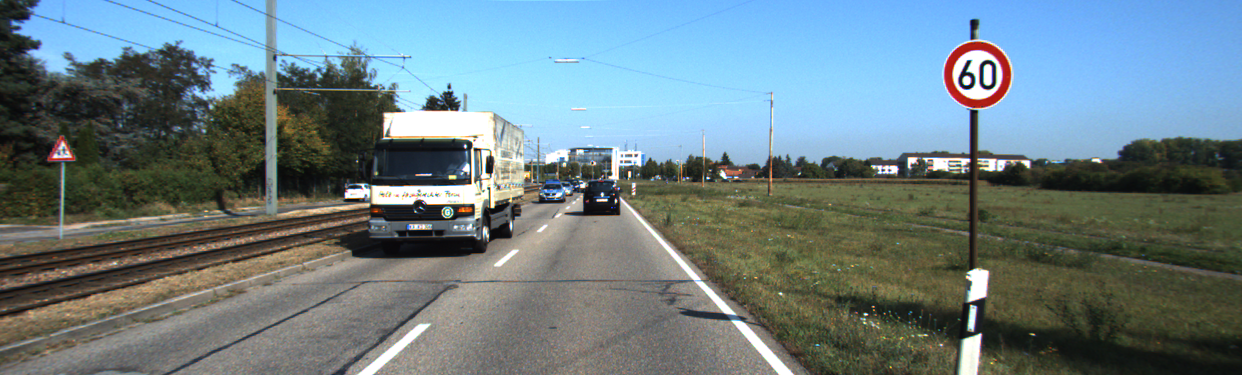
#> input picture Computer Vision/Vjezba_2/zadaci/kamera4.png, 1242 x 375 px
$ python 2.zadatak.py
#> lines starting #> are read from the running program, lines starting #| are printed output that depends on the picture; after the words box and inside, x2 and y2 are one past the last pixel; in counts of white or black regions, pixels touching at a corner belong together
import cv2
import numpy as np


slika = cv2.imread('kamera4.png')
#> slika is the input picture: shape (375, 1242, 3); mean B, G, R 132.6, 126.8, 107.7
slika_gry = cv2.cvtColor(slika,cv2.COLOR_BGR2GRAY)
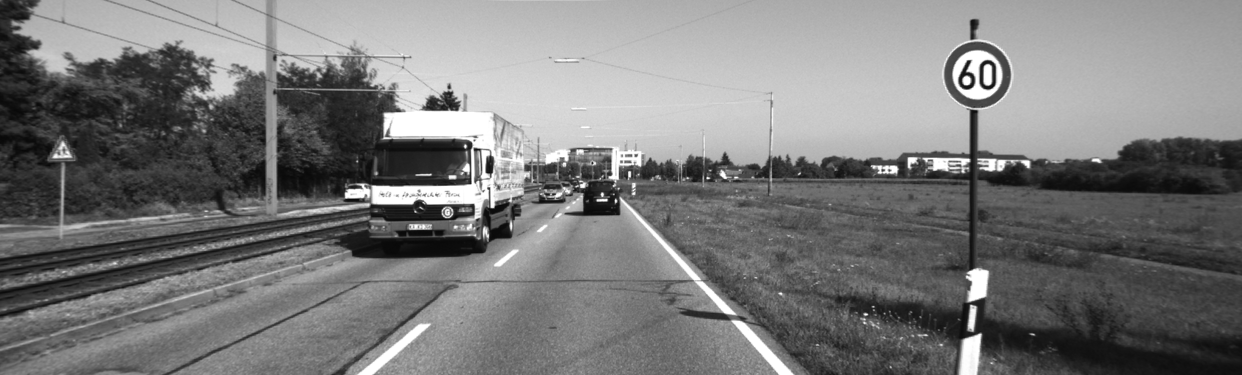
#> slika_gry: shape (375, 1242); min 8, max 255, mean 121.7
canny = cv2.Canny(slika_gry, 200, 255)
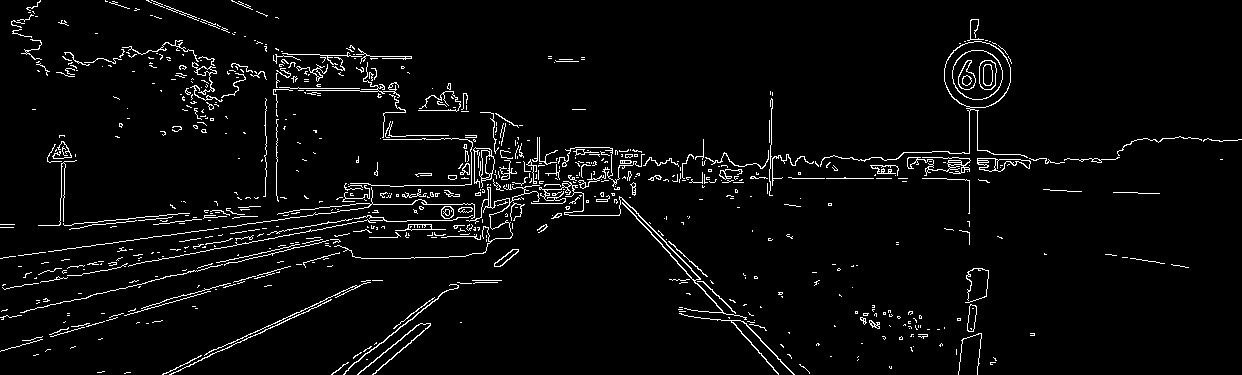
#> canny: shape (375, 1242); 3.8% white in thin lines or dots
#lines = cv2.HoughLines(canny, 1, np.pi / 180, 200)
znak = cv2.imread('kamera4.png')
circles = cv2.HoughCircles(slika_gry,cv2.HOUGH_GRADIENT,1,1, param1=200, param2=90)
#> circles = [[976.5, 74.5, 24.3]]
circles = np.uint16(np.around(circles))
#> circles = [[976, 74, 24]]
print(circles)
#| [[[976  74  24]]]
for i in circles:
    for j in i:
        cv2.circle(znak,(j[0],j[1]),j[2],[255,0,0],2)
#> this loop made 1 pass
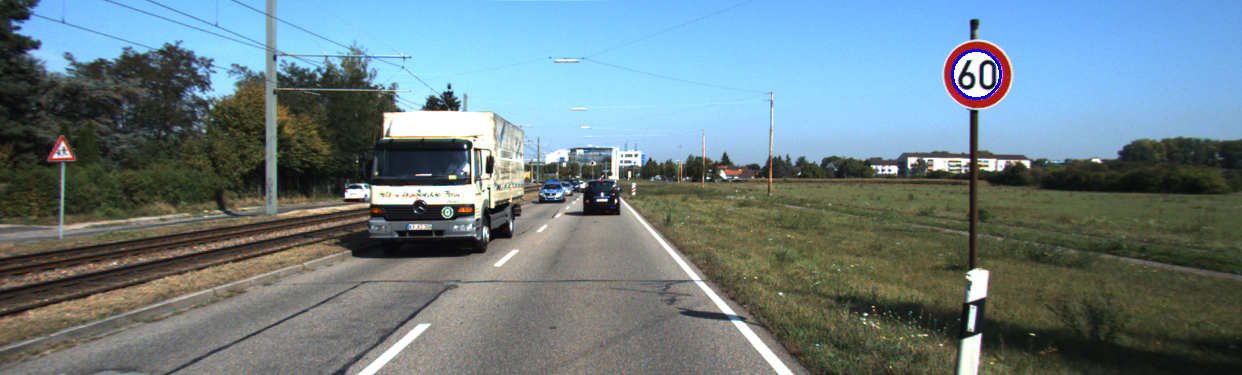
#> znak: shape (375, 1242, 3); 0.1% of pixels changed, all inside (x1, y1, x2, y2) = (951, 49, 1002, 100)

'''for i in lines:
    print(i[:,1][0])
    a=np.cos(i[:,1][0])
    b=np.sin(i[:,1][0])
    x0=a*i[:,0][0]
    y0=b*i[:,0][0]
    x1=int(x0 + 1000*(-b))
    y1=int(y0 + 1000*(a))
    x2=int(x0 - 1000*(-b))
    y2=int(y0 - 1000*(a))
    pt1=(x1,y1)
    pt2=(x2,y2)
    cv2.line(znak,pt1,pt2,[0,255,0],1)'''

cv2.imshow('original',slika)
cv2.imshow('znak',znak)
cv2.waitKey()
cv2.destroyAllWindows()
